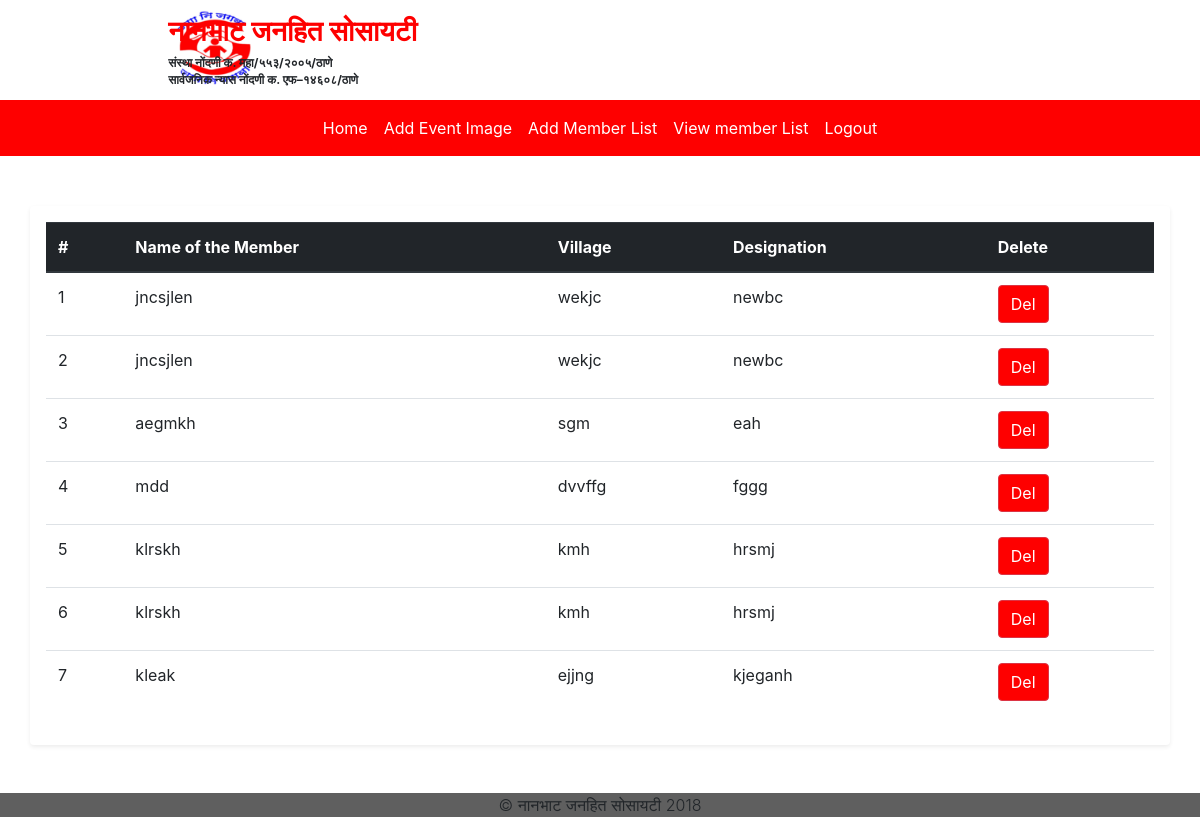
The page /admin/view_member.php on the database as committed earlier.
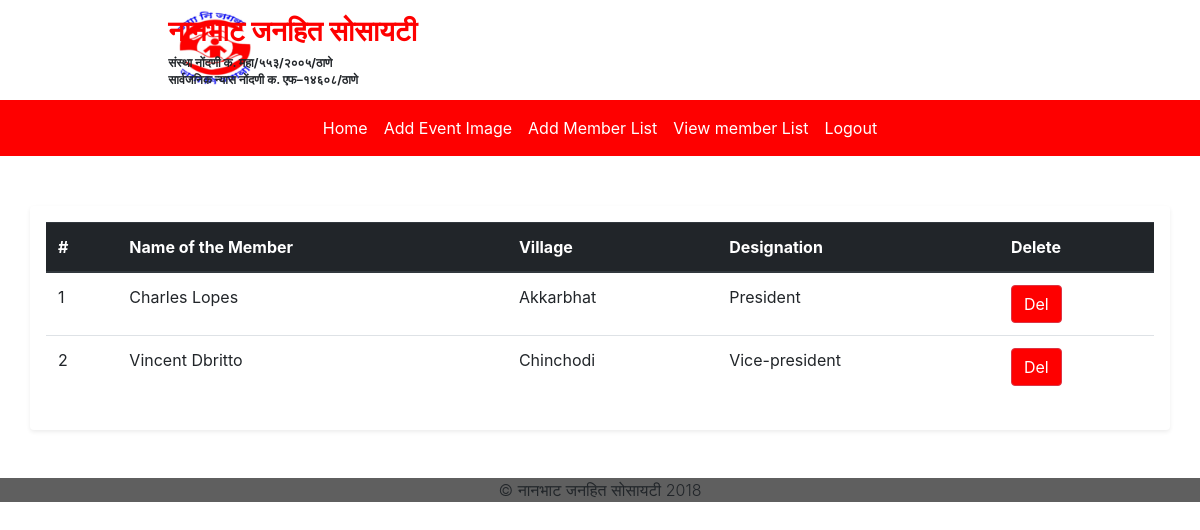
The same page on the database as committed later.
### tables this page shows
CREATE TABLE IF NOT EXISTS `add_member_list` (
  `member_id` int(11) NOT NULL AUTO_INCREMENT,
  `name` varchar(254) NOT NULL,
  `village` varchar(254) NOT NULL,
  `Designation` varchar(254) NOT NULL,
  `Year` varchar(20) DEFAULT NULL,
  PRIMARY KEY (`member_id`)
);

### admin/view_member.php (the view, shortened to what this page needs)
<?php include_once 'dashboard_header.php'; include_once 'db_conn.php'; ?>
<div class="container shadow-sm p-3 mb-5 bg-white rounded" style="margin-top:50px;">
  <table class="table">
    <thead class="thead-dark">
      <tr>
        <th scope="col">#</th>
        <th scope="col">Name of the Member</th>
        <th scope="col">Village</th>
        <th scope="col">Designation</th>
        <th scope="col">Delete</th>
      </tr>
    </thead>
    <tbody id="member_table_body">
      <?php
      $sql = "select * from add_member_list";
      $result = mysqli_query($conn,$sql);
      $resultCheck = mysqli_num_rows($result);
          if($resultCheck > 0){
            $counter = 1;
            while($row = mysqli_fetch_assoc($result))
            {
               ?>
              <tr id=<?php echo $row['member_id']; ?> >
               <td><?php echo $counter; ?></td>
               <td><?php echo $row['name']; ?></td>
               <td><?php echo $row['village']; ?> </td>
               <td><?php echo $row['Designation']; ?></td>
               <td><button type="button" class="btn btn-danger" data-toggle="modal" data-target="#DeleteModal" data-mid="<?php echo $row['member_id']; ?>" style="margin:0px; background-color:#fe0000; color:#fff;">Del</button></td>
             </tr>
             <?php
               $counter ++;
          }
      }
      ?>
    </tbody>
  </table>
</div>
      <div class="" style="background-color:#5F5F5F;" align=center>
        <p style="font-size:16px;" class="lead">&#169; नानभाट जनहित सोसायटी 2018</p>
      </div>
    </body>
</html>

### admin/dashboard_header.php (shortened to what this page needs)
<!DOCTYPE html>
<html lang="en" dir="ltr">
  <head>
    <link rel="stylesheet" href="https://use.fontawesome.com/releases/v5.3.1/css/all.css">
    <link rel="stylesheet" href="https://stackpath.bootstrapcdn.com/bootstrap/4.1.3/css/bootstrap.min.css">
  </head>
  <body>
    <div class="" style="height:90px">
      <div class="row" style="padding-left:150px;margin:10px;">
        <div class="col-4" style="margin-right:-350px;">
          <img style="height:75px;"src="../assets/img/logo.png" alt="Logo">
        </div>
        <div class="col-8" style="font-weight:bold;">
          <p style="margin-bottom:-22px;color:#FE0000; font-size:28px">नानभाट जनहित सोसायटी</p><br>
          <p style="margin-bottom:-25px; font-size:12px;">संस्था नोंदणी क. महा/५५३/२००५/ठाणे</p><br>
          <p style="margin-bottom:-25px; font-size:12px;">सार्वजनिक न्यास नोंदणी क. एफ–१४६०८/ठाणे</p><br>
        </div>
      </div>
    </div>
    <nav class="navbar navbar-expand-lg " style="padding:auto 5%; background-color:#FE0000;">
      <div class="collapse navbar-collapse justify-content-center" id="navbarSupportedContent" >
        <ul class="navbar-nav" >
          <li class="nav-item active">
            <a style="color:white;" class="nav-link" href="dashboard.php">Home <span class="sr-only">(current)</span></a>
          </li>
          <li class="nav-item">
            <a style="color:white;" class="nav-link" href="add_event_image.php">Add Event Image</a>
          </li>
          <li class="nav-item">
            <a style="color:white;" class="nav-link" href="add_member.php">Add Member List</a>
          </li>
          <li class="nav-item">
            <a style="color:white;" class="nav-link" href="view_member.php">View member List</a>
          </li>
          <li class="nav-item">
            <a style="color:white;" class="nav-link" href="logout.php">Logout</a>
          </li>
        </ul>
      </div>
    </nav>

Rows that differ between the two databases and show on the page:
removed add_member_list: name "jncsjlen", village "wekjc", Designation "newbc"
removed add_member_list: name "mdd", village "dvvffg", Designation "fggg"
removed add_member_list: name "klrskh", village "kmh", Designation "hrsmj"
removed add_member_list: name "klrskh", village "kmh", Designation "hrsmj"
removed add_member_list: name "kleak", village "ejjng", Designation "kjeganh"
changed add_member_list: name "jncsjlen" → "Charles Lopes"; village "wekjc" → "Akkarbhat"; Designation "newbc" → "President"
changed add_member_list: name "aegmkh" → "Vincent Dbritto"; village "sgm" → "Chinchodi"; Designation "eah" → "Vice-president"
